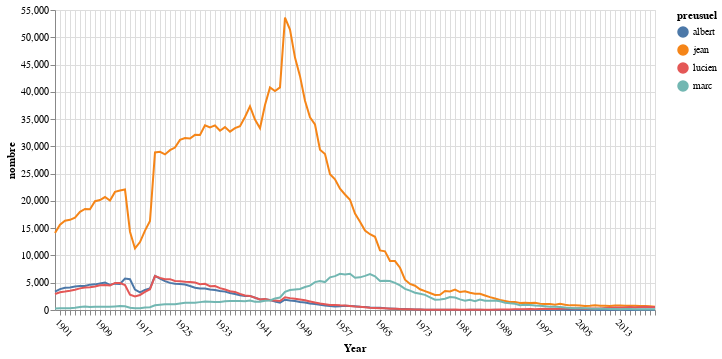

The cell this chart's notebook holds for it:
### Code cell
from IPython.display import display,clear_output
import ipywidgets as widgets

names = names_copy.loc[names_copy['preusuel'].isin(["jean"])]
searchbar = widgets.Text(
    value='jean',
    placeholder='Enter names (use ";" as a separator):',
    description='Names',
    disabled=False   
)

display(searchbar)

# Create a selection that chooses the nearest point & selects based on x-value
nearest = alt.selection_point(nearest=True, on="pointerover",
                                fields=["annais"], empty=False)



line = alt.Chart(names).mark_line().encode(
    x=alt.X('annais:T', axis=alt.Axis(
        format="%Y", tickCount=20, title='Year', labelAngle=45)),
    y="nombre:Q",
    color="preusuel:N"
)
# Transparent selectors across the chart. This is what tells us
# the x-value of the cursor
selectors = alt.Chart(names).mark_point().encode(
    x='annais:T',
    opacity=alt.value(0),
).add_params(
    nearest
)
# Draw points on the line, and highlight based on selection
points = line.mark_point().encode(
    opacity=alt.condition(nearest, alt.value(1), alt.value(0))
)
# Draw text labels near the points, and highlight based on selection
text = line.mark_text(align="left", dx=5, dy=-5).encode(
    text=alt.condition(nearest, "nombre:Q", alt.value(" "))
)
# Draw a rule at the location of the selection
rules = alt.Chart(names).mark_rule(color="gray").encode(
    x='annais:T'
).transform_filter(
    nearest
)
# Put the five layers into a chart and bind the data
layers = alt.layer(
    line, selectors, points, rules, text
).properties(
    width=600, height=300
)
display(layers)







def searchbar_callback(change):
    #names = names.loc[names['preusuel'].isin(names_filter)]
    filer_list = searchbar.value.split(";")
    names = names_copy
    names = names.loc[names['preusuel'].isin(filer_list)]
    print(filer_list)
    clear_output(wait=True)
    
    display(searchbar)
    
    # Create a selection that chooses the nearest point & selects based on x-value
    nearest = alt.selection_point(nearest=True, on="pointerover",
                                fields=["annais"], empty=False)



    line = alt.Chart(names).mark_line().encode(
        x=alt.X('annais:T', axis=alt.Axis(
            format="%Y", tickCount=120, title='Year', labelAngle=45)),
        y="nombre:Q",
        color="preusuel:N"
    )

    # Transparent selectors across the chart. This is what tells us
    # the x-value of the cursor
    selectors = alt.Chart(names).mark_point().encode(
        x='annais:T',
        opacity=alt.value(0),
    ).add_params(
        nearest
    )

    # Draw points on the line, and highlight based on selection
    points = line.mark_point().encode(
        opacity=alt.condition(nearest, alt.value(1), alt.value(0))
    )

    # Draw text labels near the points, and highlight based on selection
    text = line.mark_text(align="left", dx=5, dy=-5).encode(
        text=alt.condition(nearest, "nombre:Q", alt.value(" "))
    )

    # Draw a rule at the location of the selection
    rules = alt.Chart(names).mark_rule(color="gray").encode(
        x='annais:T'
    ).transform_filter(
        nearest
    )

    # Put the five layers into a chart and bind the data
    layers = alt.layer(
        line, selectors, points, rules, text
    ).properties(
        width=600, height=300
    )
    display(layers)
    
    


searchbar.on_submit(searchbar_callback)

### Figure 1 — Vega specification as saved in the notebook (floating-point values rounded to 4 significant figures; data arrays with more than 128 entries replaced by an {"elided": "..."} marker saying what was removed)
{"$schema": "https://vega.github.io/schema/vega/v5.json", "data": [{"name": "param_6_store"}, {"name": "source_0", "values": {"elided": "484 records"}, "transform": [{"type": "formula", "expr": "toDate(datum['annais'])", "as": "annais"}]}, {"name": "data_0", "values": {"elided": "484 records"}, "transform": [{"type": "formula", "expr": "toDate(datum['annais'])", "as": "annais"}]}, {"name": "data_1", "values": {"elided": "484 records"}, "transform": [{"type": "formula", "expr": "toDate(datum['annais'])", "as": "annais"}]}, {"name": "data_2", "source": "source_0", "transform": [{"type": "filter", "expr": "length(data(\"param_6_store\")) && vlSelectionTest(\"param_6_store\", datum)"}, {"type": "filter", "expr": "(isDate(datum[\"annais\"]) || (isValid(datum[\"annais\"]) && isFinite(+datum[\"annais\"])))"}, {"type": "project", "fields": ["annais"]}]}, {"name": "source_0_color_domain_preusuel_0", "values": [{"preusuel": "albert"}, {"preusuel": "jean"}, {"preusuel": "lucien"}, {"preusuel": "marc"}]}, {"name": "data_1_color_domain_preusuel_1", "values": [{"preusuel": "albert"}, {"preusuel": "jean"}, {"preusuel": "lucien"}, {"preusuel": "marc"}]}], "signals": [{"name": "unit", "value": {}, "on": [{"events": "pointermove", "update": "isTuple(group()) ? group() : unit"}]}, {"name": "param_6", "update": "vlSelectionResolve(\"param_6_store\", \"union\", true, true)"}, {"name": "param_6_tuple", "on": [{"events": [{"source": "scope", "markname": "view_6_voronoi", "type": "pointerover"}], "update": "datum && item().mark.marktype !== 'group' && indexof(item().mark.role, 'legend') < 0 ? {unit: \"view_6\", fields: param_6_tuple_fields, values: [(item().isVoronoi ? datum.datum : datum)[\"annais\"]]} : null", "force": true}, {"events": [{"source": "view", "type": "dblclick"}], "update": "null"}]}, {"name": "param_6_tuple_fields", "value": [{"type": "E", "field": "annais"}]}, {"name": "param_6_toggle", "value": false, "on": [{"events": [{"source": "scope", "markname": "view_6_voronoi", "type": "pointerover"}], "update": "event.shiftKey"}, {"events": [{"source": "view", "type": "dblclick"}], "update": "false"}]}, {"name": "param_6_modify", "on": [{"events": {"signal": "param_6_tuple"}, "update": "modify(\"param_6_store\", param_6_toggle ? null : param_6_tuple, param_6_toggle ? null : true, param_6_toggle ? param_6_tuple : null)"}]}], "marks": [{"type": "group", "name": "layer_0_pathgroup", "from": {"facet": {"data": "source_0", "name": "faceted_path_layer_0_main", "groupby": ["preusuel"]}}, "encode": {"update": {"height": {"field": {"signal": null, "datum": null, "group": "height", "parent": null}}, "width": {"field": {"signal": null, "datum": null, "group": "width", "parent": null}}}}, "marks": [{"type": "line", "name": "layer_0_marks", "from": {"data": "faceted_path_layer_0_main"}, "sort": {"field": "datum[\"annais\"]"}, "encode": {"update": {"x": {"field": "annais", "scale": "x"}, "y": {"field": "nombre", "scale": "y"}, "stroke": {"field": "preusuel", "scale": "color"}, "defined": {"signal": "isValid(datum[\"annais\"]) && isFinite(+datum[\"annais\"]) && isValid(datum[\"nombre\"]) && isFinite(+datum[\"nombre\"])"}}}, "interactive": false, "style": ["line"]}]}, {"type": "symbol", "name": "view_6_marks", "from": {"data": "data_0"}, "encode": {"update": {"stroke": {"value": "#4c78a8"}, "y": {"signal": "height", "mult": 0.5}, "opacity": {"value": 0}, "fill": {"value": "transparent"}, "x": {"field": "annais", "scale": "x"}}}, "interactive": true, "style": ["point"]}, {"type": "path", "name": "view_6_voronoi", "from": {"data": "view_6_marks"}, "encode": {"update": {"stroke": {"value": "transparent"}, "isVoronoi": {"value": true}, "strokeWidth": {"value": 0.35}, "fill": {"value": "transparent"}}}, "transform": [{"type": "voronoi", "x": {"expr": "datum.datum.x || 0"}, "y": {"expr": "datum.datum.y || 0"}, "size": [{"signal": "width"}, {"signal": "height"}]}], "interactive": true}, {"type": "symbol", "name": "layer_2_marks", "from": {"data": "data_1"}, "encode": {"update": {"fill": {"value": "transparent"}, "y": {"field": "nombre", "scale": "y"}, "stroke": {"field": "preusuel", "scale": "color"}, "x": {"field": "annais", "scale": "x"}, "opacity": [{"value": 1, "test": "length(data(\"param_6_store\")) && vlSelectionTest(\"param_6_store\", datum)"}, {"value": 0}]}}, "interactive": false, "style": ["point"]}, {"type": "rule", "name": "layer_3_marks", "from": {"data": "data_2"}, "encode": {"update": {"x": {"field": "annais", "scale": "x"}, "stroke": {"value": "gray"}, "y": {"value": 0}, "y2": {"field": {"signal": null, "datum": null, "group": "height", "parent": null}}}}, "interactive": false, "style": ["rule"]}, {"type": "text", "name": "layer_4_marks", "from": {"data": "data_1"}, "encode": {"update": {"dx": {"value": 5}, "text": [{"signal": "format(datum[\"nombre\"], \"\")", "test": "length(data(\"param_6_store\")) && vlSelectionTest(\"param_6_store\", datum)"}, {"value": " "}], "x": {"field": "annais", "scale": "x"}, "baseline": {"value": "middle"}, "fill": {"field": "preusuel", "scale": "color"}, "y": {"field": "nombre", "scale": "y"}, "align": {"value": "left"}, "dy": {"value": -5}}}, "style": ["text"], "interactive": false}], "scales": [{"name": "x", "type": "time", "domain": {"fields": [{"data": "source_0", "field": "annais"}, {"data": "data_0", "field": "annais"}, {"data": "data_1", "field": "annais"}, {"data": "data_2", "field": "annais"}]}, "range": [0, {"signal": "width"}]}, {"name": "y", "type": "linear", "domain": {"fields": [{"data": "source_0", "field": "nombre"}, {"data": "data_1", "field": "nombre"}]}, "range": [{"signal": "height"}, 0], "zero": true, "nice": true}, {"name": "color", "type": "ordinal", "domain": {"fields": [{"data": "source_0_color_domain_preusuel_0", "field": "preusuel"}, {"data": "data_1_color_domain_preusuel_1", "field": "preusuel"}], "sort": true}, "range": "category"}], "axes": [{"scale": "x", "zindex": 0, "tickCount": 120, "minExtent": 0, "aria": false, "grid": true, "domain": false, "labels": false, "orient": "bottom", "gridScale": "y", "maxExtent": 0, "ticks": false}, {"scale": "y", "gridScale": "x", "grid": true, "aria": false, "maxExtent": 0, "labels": false, "minExtent": 0, "ticks": false, "domain": false, "zindex": 0, "tickCount": {"signal": "ceil(height/40)"}, "orient": "left"}, {"scale": "x", "labelOverlap": true, "labelBaseline": "top", "zindex": 0, "title": "Year", "tickCount": 120, "labelFlush": true, "labelAlign": "left", "orient": "bottom", "format": "%Y", "grid": false, "labelAngle": 45}, {"scale": "y", "grid": false, "orient": "left", "labelOverlap": true, "tickCount": {"signal": "ceil(height/40)"}, "zindex": 0, "title": "nombre"}], "height": 300, "padding": 5, "width": 600, "background": "white", "style": "cell", "legends": [{"stroke": "color", "symbolType": "circle", "title": "preusuel", "encode": {"symbols": {"update": {"opacity": {"value": 1}}}}, "fill": "color"}]}
